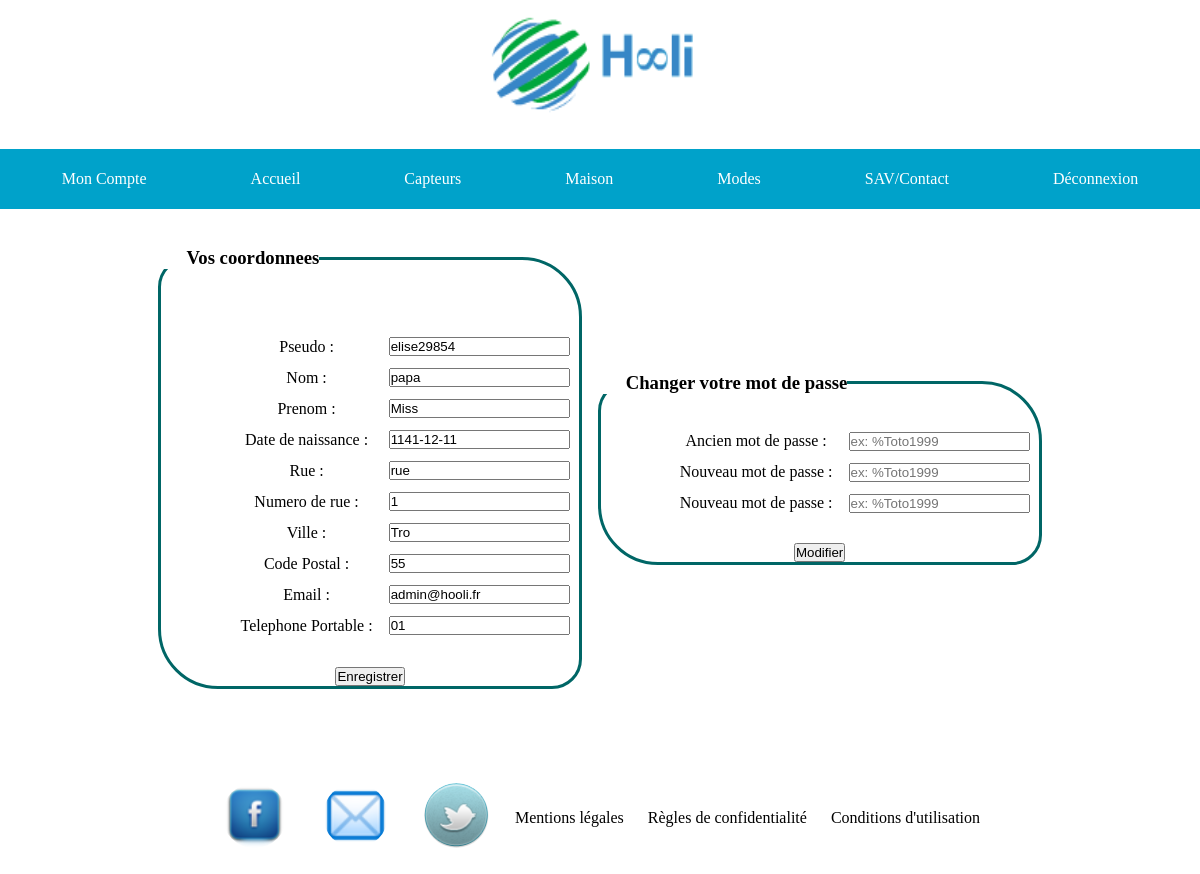
Screenshot of /Vue/mon_profil.php (signed in) with the database file from the repository.
### tables this page shows
CREATE TABLE IF NOT EXISTS `utilisateur` (
  `id` int(11) NOT NULL,
  `pseudo` varchar(32) NOT NULL,
  `nom` varchar(255) NOT NULL,
  `prenom` varchar(255) NOT NULL,
  `date_naissance` date NOT NULL,
  `rue` varchar(255) NOT NULL,
  `numero_rue` int(11) NOT NULL,
  `ville` varchar(40) NOT NULL,
  `code_postal` int(11) NOT NULL,
  `telephone` varchar(32) NOT NULL,
  `mail` varchar(40) NOT NULL,
  `password` varchar(255) NOT NULL,
  `typecompte` varchar(255) NOT NULL
);

### Controleur/UtilisateurManager.php (called while the page is built, shortened)
<?php
class UtilisateurManager
{
	private $_db;
	public function get($id)
	{
		$id=(int)$id;
		$q=$this->_db->query('SELECT id,pseudo,nom,prenom,date_naissance,rue,numero_rue,ville,code_postal,telephone,mail,password FROM utilisateur WHERE id= '.$id);
		$donnees=$q->fetch(PDO::FETCH_ASSOC);
		if ($donnees!= false)
		{
			return new Utilisateur($donnees);
		}
		else
		{
			return false;
		}
	}
	public function setDb(PDO $db)
	{
		$this->_db=$db;
	}
}
?>

### Controleur/Utilisateur.php (called while the page is built, shortened)
<?php
class Utilisateur
{
	private $_pseudo;
	private $_nom;
	private $_prenom;
	private $_date_naissance;
	private $_rue;
	private $_numero_rue;
	private $_ville;
	private $_code_postal;
	private $_telephone;
	private $_mail;
	public function hydrate(array $donnees)
	{
		foreach ($donnees as $key => $value) {
 			$method = 'set'.ucfirst($key);
		}
	}
	public function pseudo() { return $this->_pseudo; }
	public function nom() { return $this->_nom; }
	public function prenom() { return $this->_prenom; }
	public function date_naissance() { return $this->_date_naissance; }
	public function rue() { return $this->_rue; }
	public function numero_rue() { return $this->_numero_rue; }
	public function ville() { return $this->_ville; }
	public function code_postal() { return $this->_code_postal; }
	public function telephone() { return $this->_telephone; }
	public function mail() { return $this->_mail; }
	public function setId($id)
	{
		$id= (int)$id;
	}
	public function setPseudo($param)
	{
		if (is_string($param))
		{
			$this->_pseudo= htmlspecialchars($param);
		}
	}
	public function setNom($param)
	{
		if (is_string($param))
		{
			$this->_nom= htmlspecialchars($param);
		}
	}
	public function setPrenom($param)
	{
		if (is_string($param))
		{
			$this->_prenom= htmlspecialchars($param);
		}
	}
	public function setDate_naissance($param)
	{
		if (is_string($param))
		{
			$this->_date_naissance= htmlspecialchars($param);
		}
	}
	public function setRue($param)
	{
		if (is_string($param))
		{
			$this->_rue= htmlspecialchars($param);
		}
	}
	public function setNumero_rue($param)
	{
		if (is_string($param))
		{
			$this->_numero_rue= htmlspecialchars($param);
		}
	}
	public function setVille($param)
	{
		if (is_string($param))
		{
			$this->_ville= htmlspecialchars($param);
		}
	}
	public function setCode_postal($param)
	{
		if (is_string($param))
		{
			$this->_code_postal= htmlspecialchars($param);
		}
	}
	public function setTelephone($param)
	{
		if (is_string($param))
		{
			$this->_telephone= htmlspecialchars($param);
		}
	}
	public function setMail($param)
	{
		if (is_string($param))
		{
			$this->_mail= htmlspecialchars($param);
		}
	}
}

### Vue/mon_profil.php (the view, shortened to what this page needs)
<?php
include "../controleur/Utilisateur.php";
include "../controleur/UtilisateurManager.php";
include "../controleur/connectionbase.php";
include 'header.php';
$reponse = $bdd->query('SELECT * FROM utilisateur WHERE mail = "'.$_SESSION['mail'].'" ');
  try {
    $id=$_SESSION['id'];
    $myBdManager = new UtilisateurManager($bdd);
    $current_user = $myBdManager->get($id);
  }
  catch(Exception $e)
  {
    die('erreur:'.$e->getMessage());
  }
?>
<!DOCTYPE html>
<html>
  <head>
    <link rel="stylesheet" href="..\style\app.css">
  </head>
  <body>
  <table>
      <tr>
          <td>
          <fieldset>
          <legend align="left"><h3>Vos coordonnees</h3></legend>
          <form method="post" action="">
            <div align=center>
              <table>
                <tr>
                 <br/>
                  <br/>
                  <td align="left"><label></label></td>
                  <td align="right"><input type="hidden" name="id" placeholder="Votre identifiant" value="<?php echo $current_user->id(); ?>" readonly/></td>
                </tr>
                <tr>
                  <td align="left"><label>Pseudo :</label></td>
                  <td align="right"><input type="text" name="pseudo" placeholder="Votre Pseudo" value="<?php echo $current_user->pseudo(); ?>" /></td>
                </tr>
                <tr>
                  <td align="left"><label>Nom :</label></td>
                  <td align="right"><input type="text" name="nom" placeholder="Votre Nom" value="<?php echo $current_user->nom(); ?>"/></td>
                </tr>
                <tr>
                  <td align="left"><label>Prenom :</label></td>
                  <td align="right"><input type="text" name="prenom" placeholder="Votre Prenom" value="<?php echo $current_user->prenom(); ?>"/></td>
                </tr>
                <tr>
                  <td align="left"><label>Date de naissance :</label></td>
                  <td align="right"><input type="text" name="date_naissance" placeholder="annee-mm-jj" value="<?php echo $current_user->date_naissance(); ?>"/></td>
                </tr>
                <tr>
                  <td align="left"><label>Rue :</label></td>
                  <td align="right"><input type="text" name="rue" placeholder="Votre rue" value="<?php echo $current_user->rue(); ?>"/></td>
                </tr>
                <tr>
                  <td align="left"><label>Numero de rue :</label></td>
                  <td align="right"><input type="text" name="numero_rue" placeholder="Votre numéro de rue" value="<?php echo $current_user->numero_rue(); ?>" /></td>
                </tr>
                <tr>
                  <td align="left"><label>Ville :</label></td>
                  <td align="right"><input type="text" name="ville" placeholder="Votre ville" value="<?php echo $current_user->ville(); ?>" /></td>
                </tr>
                <tr>
                  <td align="left"><label>Code Postal :</label></td>
                  <td align="right"><input type="text" name="code_postal" placeholder="Votre code postal" value="<?php echo $current_user->code_postal(); ?>"/></td>
                </tr>
                <tr>
                  <td align="left"><label>Email :</label></td>
                  <td align="right"><input type="email" name="mail" placeholder="Votre adresse email" value="<?php echo $current_user->mail(); ?>"/></td>
                </tr>
                <tr>
                  <td align="left"><label>Telephone Portable :</label></td>
                  <td align="right"><input type="tel" name="telephone" placeholder="Numero de telephone" value="<?php echo $current_user->telephone(); ?>"/></td>
                </tr>
              </table>
              <div align="center">
              <br>
                  <input type="submit" name="Enregistrer1" value="Enregistrer" />
              </div>
            </div>
          </fieldset>
        </td>
        <td>
          <fieldset>
          <legend align="left"><h3>Changer votre mot de passe</h3></legend>
          <form method="post" action="">
            <div align="center">
              <table>
                <tr>
                <br/>
                 <br/>
                  <td align="left"><label>Ancien mot de passe :</label></td>
                  <td align="right"><input type="password" name="current_password" id="current_password" placeholder="ex: %Toto1999" /></td>
                </tr>
                <tr>
                  <td align="left"><label>Nouveau mot de passe :</label></td>
                  <td align="right"><input type="password" name="new_password1" id="new_password1" placeholder="ex: %Toto1999" /></td>
                </tr>
                <tr>
                  <td align="left"><label>Nouveau mot de passe :</label></td>
                  <td align="right"><input type="password" name="new_password2" id="new_password2" placeholder="ex: %Toto1999" /></td>
                </tr>
              </table>
               <div align="center">
               <br>
                  <input type="submit" name="modifier_password" value="Modifier" />
              </div>
            </div>
            </fieldset>
        </td>
      </tr>
 </table>
</body>
<footer>
  <?php include 'footer.php';  ?>
</footer>
</html>

### Vue/header.php (shortened to what this page needs)
<!DOCTYPE html>
<html>
<head>
	<link rel="stylesheet" href="..\style\header.css" />
</head>
<body >
	<div id='wapper' style="display:inline-block;">
		<img src = '..\Image\logo.png' style="width: 230px; height:107px;">
	</div>
	<br />
	<br />
		<ul id="nav">
			<li><a href="mon_profil.php">Mon Compte</a></li>
			<li><a href="gabarit.php">Accueil</a></li>
			<li><a href="capteur.php">Capteurs</a></li>
			<li><a href="maison.php">Maison</a></li>
			<li><a href="mode1.php">Modes</a></li>
			<li><a href="sav_contact.php">SAV/Contact</a></li>
			<li><a href="login.php">Déconnexion</a></li>
		</ul>
	</body>
	</html>

### Vue/footer.php (shortened to what this page needs)
<!DOCTYPE html>
<html>
	<head>
		 <link href="..\style\footer.css" rel="stylesheet"/>
	</head>
	<body>
	<footer style="margin:0 auto;">
	<div id="footer" class="footer">
<p>
	<table >
		<center>
    <tr>
        <td ><div  ><img src = "..\Image\facebook.png"  width="65px" height="65px" /></div>
        <td ><div ><a href="sav_contact.php"><img  src = "..\Image\enveloppe.png " width="65px" height="65px"/></a></div>
        <td><div  ><img src = "..\Image\twitter.png " width="65px" height="65px" /></div>
        <td> <div  ><a href="">Mentions légales &nbsp;</a></div>
        	<td> <div  ><a href="">Règles de confidentialité  &nbsp; </a></div>
        	<td> <div ><a href="">Conditions d'utilisation  &nbsp;</a></div>
     </tr>
     </center>
    </table>
</p>
</div>
</footer>
	</body>
</html>

### style/header.css (style rules this page uses)
html { height:100%; }
body { min-height:100%;margin:0;padding:0;position:relative; }
li { margin:0; padding:0;font-style: normal;font:12px/22px Arial, Helvetica, sans-serif }
li { list-style:none }
body { color:#000000;background:#FFF; text-align:center }
a { color:#000000;text-decoration:none }
ul#nav { width:100%; height:60px; background:#00A2CA;margin:0 auto }
ul#nav li { display:inline; height:60px }
ul#nav li a { display:inline-block; padding:0 50px; height:60px; line-height:60px;color:#FFF; font-family:"\5FAE\8F6F\96C5\9ED1"; font-size:16px }
#wapper { position:relative; height: auto; min-height: 100% align: center; }

### style/app.css (style rules this page uses)
table { margin: auto; }
td { text-align: center; padding-left: 7px; padding-right: 7px; padding-bottom: 10px; border-radius: 30px; }
img { border-radius: 175px; }
label { margin-left: 70px; }
h3 { margin-left: 25px; }
p { margin-left: 20px; margin-right: 20px; }
fieldset { border: 3px solid #066; border-top-left-radius: 30px; border-top-right-radius: 60px; border-bottom-right-radius: 30px; border-bottom-left-radius: 60px; }
* { margin:0;padding:0; -webkit-box-sizing: border-box; -moz-box-sizing: border-box; box-sizing: border-box; }
li { height:35px; line-height:35px; list-style:none; text-align:center; width:150px; }

### style/footer.css (style rules this page uses)
.footer { height:50px;bottom:0px;left:0px; bottom:0; width:100%; height:100px; background-color: ##00A2CA; width:100%; margin-top:70px; }
img { margin:10px; }
table { margin:0 auto; }

### rows the page displays
utilisateur: pseudo "elise29854", nom "papa", prenom "Miss", date_naissance "1141-12-11", rue "rue", numero_rue "1", ville "Tro", code_postal "55", mail "admin@hooli.fr", telephone "01"
